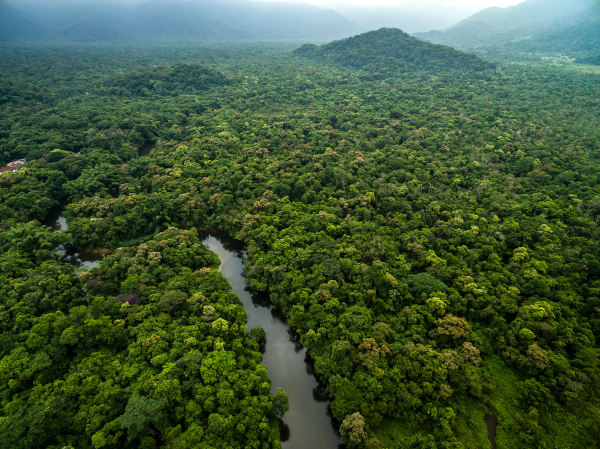
#> input picture imagens/satelite_floresta_normal.jpg, 600 x 449 px; its folder holds only this picture in this run
$ python main.py
#> lines starting #> are read from the running program, lines starting #| are printed output that depends on the picture; after the words box and inside, x2 and y2 are one past the last pixel; in counts of white or black regions, pixels touching at a corner belong together
import cv2
import numpy as np
import os
import json
import glob
from datetime import datetime

class DetectorIncendioSatelital:
    """
    Classe responsável pelo processamento digital de imagens (PDI) de satélite
    para simulação de órbita, detecção de queimadas e exportação de payloads.
    """
    def __init__(self, pasta_imagens):
#> in iniciar_simulacao_orbita, self.img_original is the input picture: shape (449, 600, 3); mean B, G, R 55.6, 87.8, 65.3
        self.pasta_imagens = pasta_imagens
        self.lista_imagens = []
        self.img_original = None
        self.img_hsv = None

        self.h_min, self.s_min, self.v_min = 0, 100, 200
        self.h_max, self.s_max, self.v_max = 25, 255, 255

    def mapear_arquivos_orbita(self):
        """Busca todas as imagens válidas dentro da pasta designada."""
        padrao_busca = os.path.join(self.pasta_imagens, "*.*")
        arquivos = glob.glob(padrao_busca)

        self.lista_imagens = [arq for arq in arquivos if arq.lower().endswith(('.jpg', '.jpeg', '.png', '.webp'))]
        self.lista_imagens.sort()

        print(f"[LOG] Órbita mapeada. {len(self.lista_imagens)} quadrantes terrestres prontos para análise.")
        return len(self.lista_imagens) > 0

    @staticmethod
    def _funcao_vazia(x):
        pass

    def inicializar_painel_controle(self):
        """Cria a janela de trackbars para a calibração fina."""
        cv2.namedWindow("Painel de Controle")
        cv2.resizeWindow("Painel de Controle", 400, 350)

        cv2.createTrackbar("H Minimo", "Painel de Controle", self.h_min, 180, self._funcao_vazia)
        cv2.createTrackbar("S Minimo", "Painel de Controle", self.s_min, 255, self._funcao_vazia)
        cv2.createTrackbar("V Minimo", "Painel de Controle", self.v_min, 255, self._funcao_vazia)
        cv2.createTrackbar("H Maximo", "Painel de Controle", self.h_max, 180, self._funcao_vazia)
        cv2.createTrackbar("S Maximo", "Painel de Controle", self.s_max, 255, self._funcao_vazia)
        cv2.createTrackbar("V Maximo", "Painel de Controle", self.v_max, 255, self._funcao_vazia)

    def atualizar_valores_filtros(self):
        self.h_min = cv2.getTrackbarPos("H Minimo", "Painel de Controle")
        self.s_min = cv2.getTrackbarPos("S Minimo", "Painel de Controle")
        self.v_min = cv2.getTrackbarPos("V Minimo", "Painel de Controle")
        self.h_max = cv2.getTrackbarPos("H Maximo", "Painel de Controle")
        self.s_max = cv2.getTrackbarPos("S Maximo", "Painel de Controle")
        self.v_max = cv2.getTrackbarPos("V Maximo", "Painel de Controle")

    def processar_pipeline_pdi(self):
        self.img_hsv = cv2.cvtColor(self.img_original, cv2.COLOR_BGR2HSV)
#> self.img_hsv: shape (449, 600, 3); mean H, S, V 56.4, 148.9, 89.8

        limite_inferior = np.array([self.h_min, self.s_min, self.v_min], dtype="uint8")
        limite_superior = np.array([self.h_max, self.s_max, self.v_max], dtype="uint8")
        mascara_fogo = cv2.inRange(self.img_hsv, limite_inferior, limite_superior)
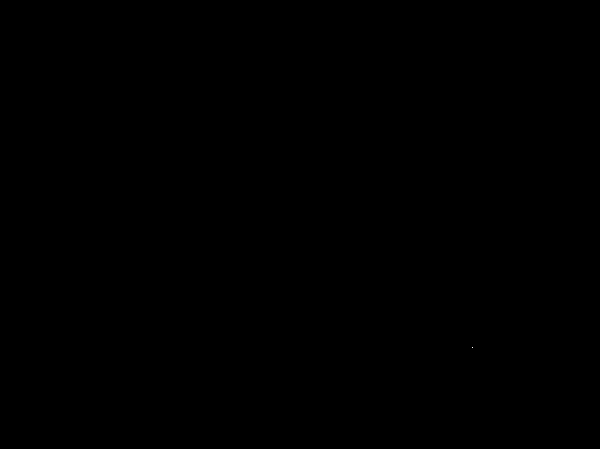
#> mascara_fogo: shape (449, 600); 0% white in thin lines or dots, all inside (x1, y1, x2, y2) = (472, 347, 473, 348)

        kernel = np.ones((3, 3), np.uint8)
        mascara_limpa = cv2.morphologyEx(mascara_fogo, cv2.MORPH_OPEN, kernel)
#> mascara_limpa: shape (449, 600); every value is 0

        contornos, _ = cv2.findContours(mascara_limpa, cv2.RETR_EXTERNAL, cv2.CHAIN_APPROX_SIMPLE)
#> contornos = []
        return mascara_limpa, contornos

    def registrar_log(self, mensagem):
        timestamp = datetime.now().strftime("%Y-%m-%d %H:%M:%S")
        with open("historico_satelite.log", "a", encoding="utf-8") as f:
            f.write(f"[{timestamp}] {mensagem}\n")

    # [11 lines left out: function salvar_alerta_json, not called in this run]

    def iniciar_simulacao_orbita(self):
        """Varre a pasta de imagens simulando o deslocamento do satélite."""
        if not self.mapear_arquivos_orbita():
            print("[ERRO] Nenhuma imagem encontrada na pasta 'imagens/'.")
            return

        self.inicializar_painel_controle()
        self.registrar_log("--- NOVA SIMULAÇÃO DE TRANSMISSÃO ORBITAL INICIADA ---")

        print("\n🛰️ [SISTEMA] Satélite em órbita baixa iniciado.")
        print("🎮 Comandos das janelas: Press 'n' para avançar de quadrante | Press 'q' para abortar missão.")

        for indice, caminho_img in enumerate(self.lista_imagens):
            nome_breve = os.path.basename(caminho_img)
            print(f"\n🌍 [ÓRBITA] Entrando no Quadrante {indice + 1}/{len(self.lista_imagens)}: {nome_breve}")

            self.img_original = cv2.imread(caminho_img)
            self.registrar_log(f"Analisando quadrante terrestre: {nome_breve}")

            ultimo_status_impresso = None

            while True:
                self.atualizar_valores_filtros()
                mascara_limpa, contornos = self.processar_pipeline_pdi()
#> contornos = []

                img_resultado = self.img_original.copy()
                focos_validos = 0
                area_total_pixels = 0

                for contorno in contornos:
                    area = cv2.contourArea(contorno)
                    if area > 20:
                        focos_validos += 1
                        area_total_pixels += area
                        x, y, largura, altura = cv2.boundingRect(contorno)
                        cv2.rectangle(img_resultado, (x, y), (x + largura, y + altura), (0, 0, 255), 2)
                        cv2.putText(img_resultado, f"FOCO_{focos_validos}", (x, y - 5),
                                    cv2.FONT_HERSHEY_SIMPLEX, 0.5, (0, 0, 255), 1)
#> this loop made 0 passes
#> after the loop, area_total_pixels = 0; focos_validos = 0

                if focos_validos > 0:
                    self.salvar_alerta_json(caminho_img, focos_validos, area_total_pixels)
                    if ultimo_status_impresso != "ALERTA":
                        self.registrar_log(f"Anomalia em {nome_breve}! Focos: {focos_validos} | Área: {area_total_pixels}px")
                        print(f"   🚨 Foco detectado! Telemetria exportada para 'alerta_ativo.json'.")
                        ultimo_status_impresso = "ALERTA"
                else:
                    if os.path.exists("alerta_ativo.json"):
                        os.remove("alerta_ativo.json")
                    if ultimo_status_impresso != "OK":
                        self.registrar_log(f"Quadrante {nome_breve} está estável e seguro.")
                        print("   ✅ Varredura limpa. Nenhuma assinatura térmica de risco encontrada.")
                        ultimo_status_impresso = "OK"

                cv2.imshow("Janela 1 - Imagem Original Satelite", self.img_original)
                cv2.imshow("Janela 2 - Conversao para Espaco HSV", self.img_hsv)
                cv2.imshow("Janela 3 - Mascara Binaria (Filtro Isolado)", mascara_limpa)
                cv2.imshow("Janela 4 - Resultado Final (Deteccao e Alertas)", img_resultado)

                tecla = cv2.waitKey(1) & 0xFF
#> (key q is pressed here)
                if tecla == ord('n'):
                    print(f"⬇️ [SISTEMA] Movendo órbita para o próximo quadrante...")
                    break
                elif tecla == ord('q'):
                    print("\n🛑 [SISTEMA] Missão abortada pelo operador de controle.")
                    self.registrar_log("Varredura interrompida pelo painel de controle.")
                    cv2.destroyAllWindows()
                    return

        print("\n🏁 [SISTEMA] Varredura orbital completa! Todos os quadrantes da pasta foram analisados.")
        self.registrar_log("Simulação finalizada com sucesso.")
        cv2.destroyAllWindows()

if __name__ == "__main__":
    pasta_alvo = "imagens"
    simulador = DetectorIncendioSatelital(pasta_alvo)
    simulador.iniciar_simulacao_orbita()

$ run again, on imagens/satelite_fogo.jpg
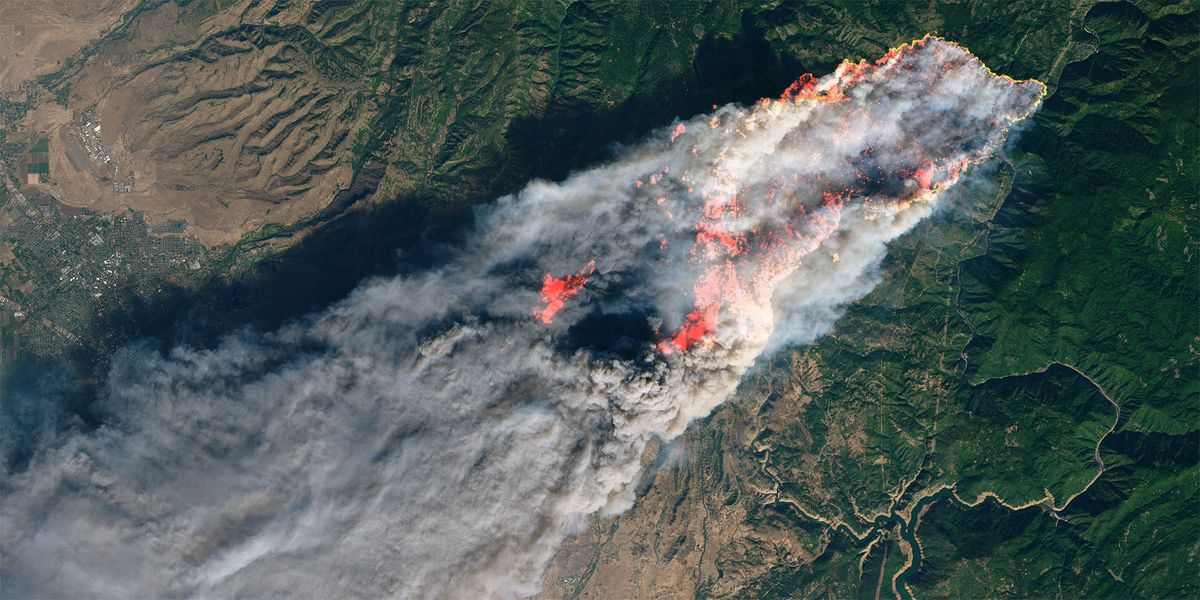
#> input picture imagens/satelite_fogo.jpg, 1200 x 600 px
#> in iniciar_simulacao_orbita, self.img_original is the input picture: shape (600, 1200, 3); mean B, G, R 91.3, 93, 82.7
#> self.img_hsv: shape (600, 1200, 3); mean H, S, V 76.7, 83.7, 100
#> in processar_pipeline_pdi, `mascara_fogo = cv2.inRange(self.img_hsv, limite_inferior, limite_super..`:
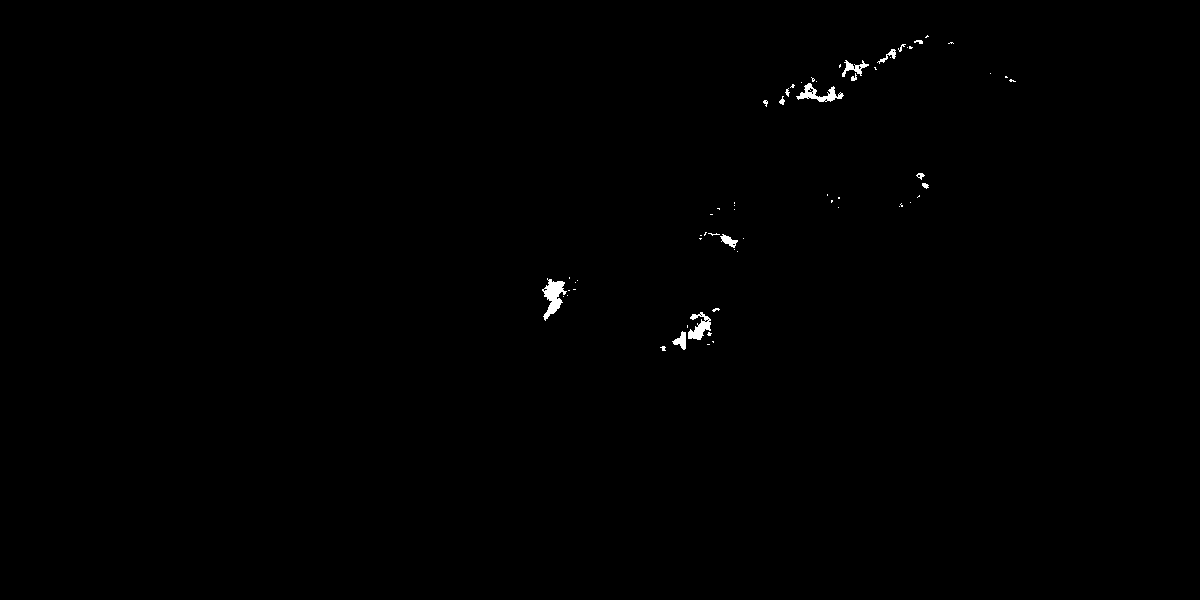
#> mascara_fogo: shape (600, 1200); 0.29% white; 62 white regions (47 under 20 px), largest, box (x1, y1, x2, y2) and area: (542, 278, 567, 321) 499, (796, 83, 844, 102) 354, (688, 312, 711, 340) 328
#> mascara_limpa: shape (600, 1200); 0.22% white; 22 white regions (9 under 20 px)
#> in processar_pipeline_pdi, `contornos, _ = cv2.findContours(mascara_limpa, cv2.RETR_EXTERNAL, cv2...`: contornos = 22 contours, 14 with area under 20; largest, box (x1, y1, x2, y2) and area: (544, 279, 566, 319) 408, (797, 83, 836, 102) 232, (688, 321, 711, 340) 200, (673, 332, 686, 349) 108, (721, 235, 737, 246) 82, (845, 62, 854, 71) 46, (855, 65, 862, 74) 32, (889, 51, 896, 58) 22
#> the loop in iniciar_simulacao_orbita, `for contorno in contornos:` made 22 passes
#> (area, area_total_pixels, x, y, largura, altura) on passes 3, 4, 7, 8, 14, 17, 19, 21: (108, 108, 673, 332, 13, 17), (199.5, 307.5, 688, 321, 23, 19), (407.5, 715, 544, 279, 22, 40), (82, 797, 721, 235, 16, 11), (232, 1029, 797, 83, 39, 19), (31.5, 1060.5, 855, 65, 7, 9), (45.5, 1106, 845, 62, 9, 9), (22, 1128, 889, 51, 7, 7)
#> after the loop in iniciar_simulacao_orbita, `for contorno in contornos:`:
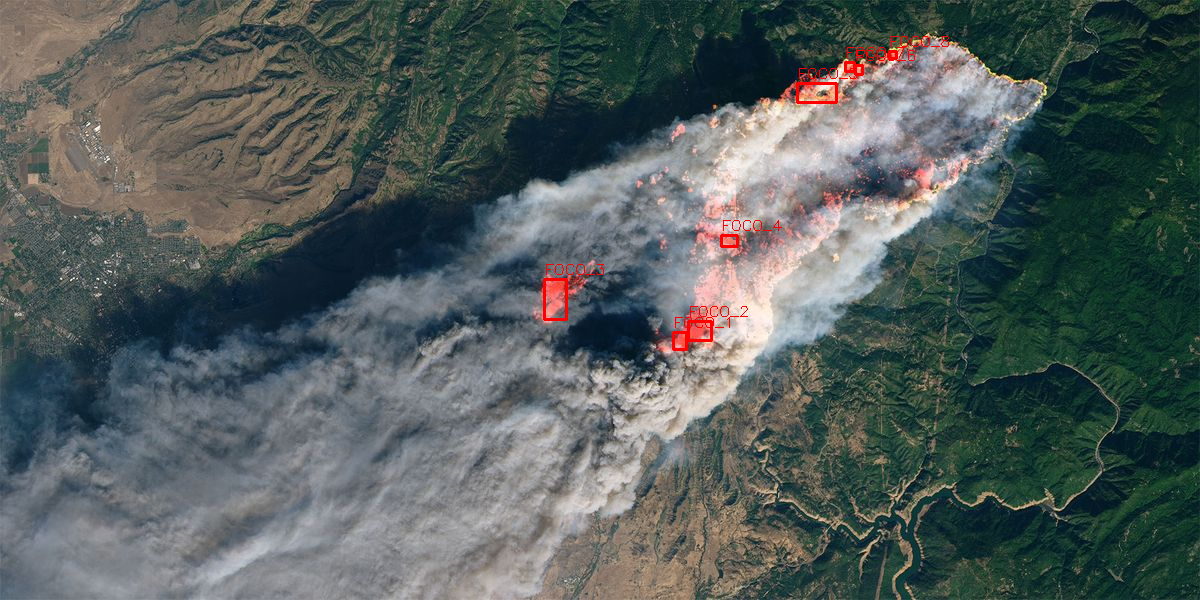
#> img_resultado: shape (600, 1200, 3); 0.36% of pixels changed, all inside (x1, y1, x2, y2) = (543, 36, 949, 351)
#> after the loop in iniciar_simulacao_orbita, `for contorno in contornos:`: area_total_pixels = 1128; focos_validos = 8

$ run again, on imagens/satelite_fogo2.jpg
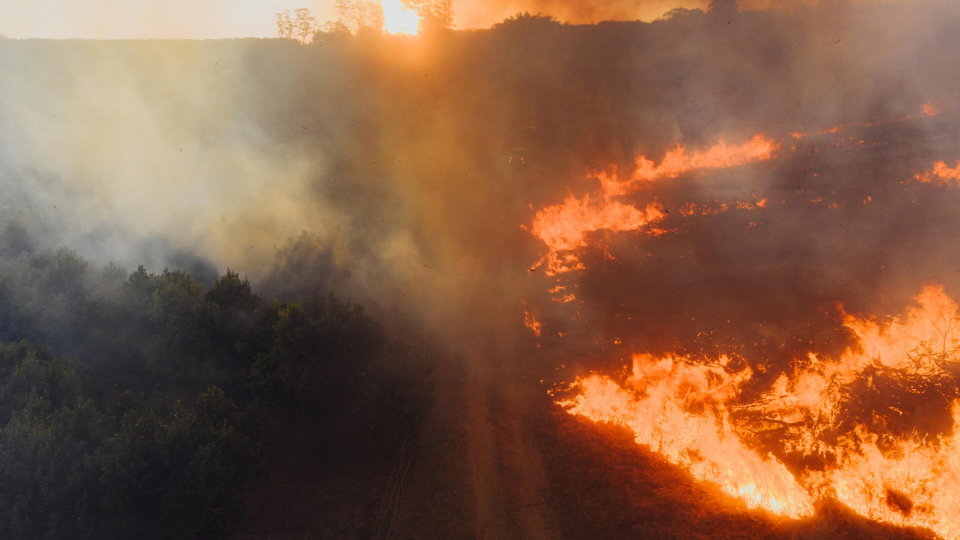
#> input picture imagens/satelite_fogo2.jpg, 2880 x 1620 px (shown at 1/3 size)
#> in iniciar_simulacao_orbita, self.img_original is the input picture: shape (1620, 2880, 3); mean B, G, R 69.2, 94.8, 135.4
#> self.img_hsv: shape (1620, 2880, 3); mean H, S, V 27.7, 113.7, 135.8
#> in processar_pipeline_pdi, `mascara_fogo = cv2.inRange(self.img_hsv, limite_inferior, limite_super..`:
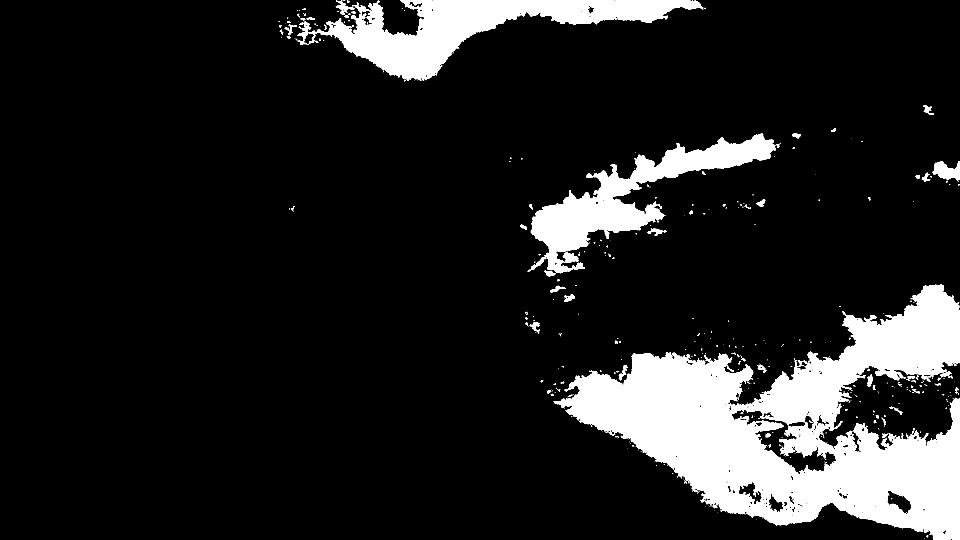
#> mascara_fogo: shape (1620, 2880) (shown at 1/3 size); 13% white; 546 white regions (432 under 20 px), largest, box (x1, y1, x2, y2) and area: (1663, 854, 2880, 1620) 411530, (892, 0, 2110, 242) 100609, (1592, 401, 2328, 820) 76669
#> mascara_limpa: shape (1620, 2880); 12.8% white; 208 white regions (85 under 20 px)
#> in processar_pipeline_pdi, `contornos, _ = cv2.findContours(mascara_limpa, cv2.RETR_EXTERNAL, cv2...`: contornos = 194 contours, 109 with area under 20; largest, box (x1, y1, x2, y2) and area: (1664, 854, 2880, 1620) 433056, (893, 0, 2105, 241) 98498, (1593, 401, 2327, 819) 75016, (2798, 484, 2880, 541) 2828, (1689, 757, 1736, 789) 836
#> the loop in iniciar_simulacao_orbita, `for contorno in contornos:` made 194 passes
#> (area, area_total_pixels, x, y, largura, altura) on passes 2, 9, 13, 14, 19, 20, 21, 25: (24, 24, 2144, 1517, 7, 7), (77, 101, 2647, 1302, 17, 12), (21, 122, 2461, 1298, 8, 5), (34, 156, 1830, 1297, 11, 9), (22.5, 178.5, 2652, 1264, 4, 9), (107.5, 286, 2504, 1263, 24, 23), (37, 323, 2622, 1260, 6, 9), (43.5, 366.5, 2629, 1246, 7, 9)
#> after the loop in iniciar_simulacao_orbita, `for contorno in contornos:`:
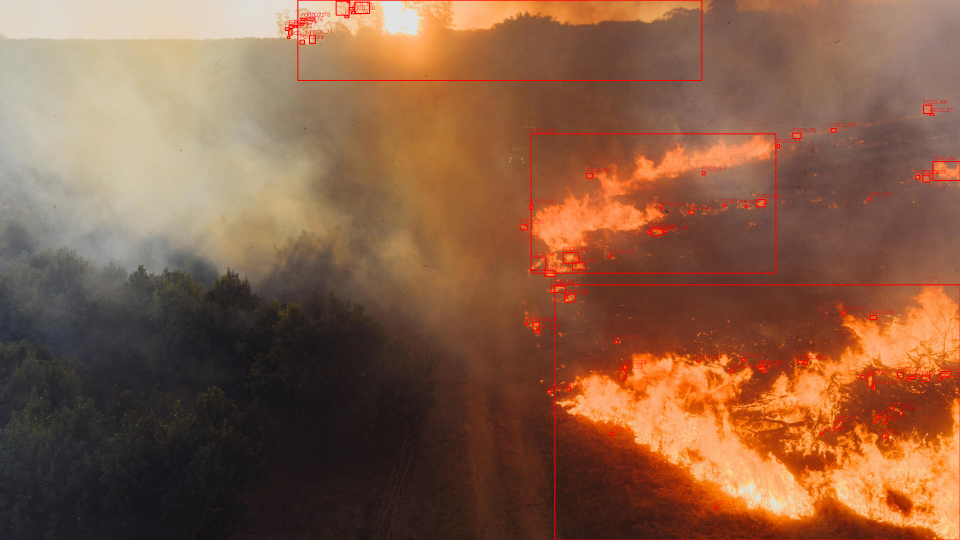
#> img_resultado: shape (1620, 2880, 3) (shown at 1/3 size); mean B, G, R 68.6, 93.8, 136.4
#> after the loop in iniciar_simulacao_orbita, `for contorno in contornos:`: area_total_pixels = 618405; focos_validos = 85
